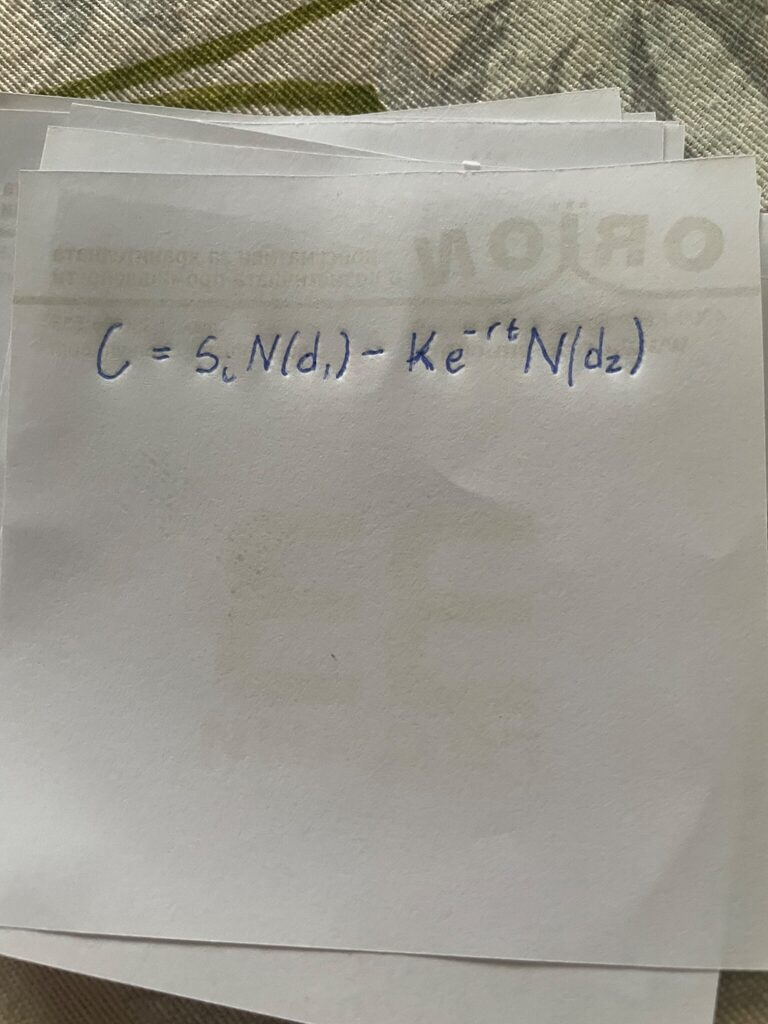
#> input picture tests/fixtures/equations/black-scholes-equation.jpeg, 768 x 1024 px
$ python -i augmentation.py   (imports and definitions only)
#> lines starting #> are read from the running program, lines starting #| are printed output that depends on the picture
#> further down, picture is the input picture: PIL image 768x1024 RGB; mean R, G, B 156.4, 153.4, 144.2
from __future__ import annotations

import random
from io import BytesIO

from PIL import Image, ImageDraw, ImageEnhance, ImageFilter, ImageOps


def _paper_background(size: tuple[int, int], rng: random.Random) -> Image.Image:
#> called with size = (843, 1094)
    base = tuple(rng.randint(220, 255) for _ in range(3))
    paper = Image.new("RGB", size, base)
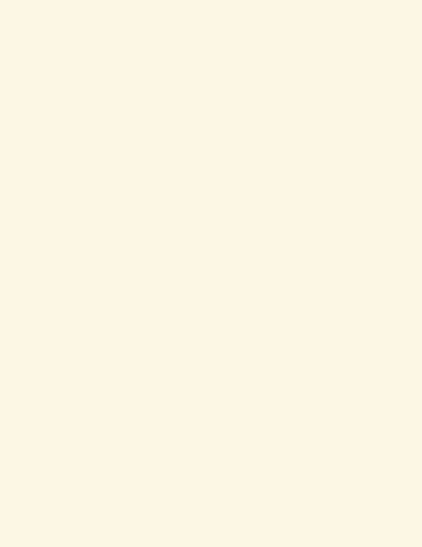
#> paper: PIL image 843x1094 RGB (shown at 1/2 size); mean R, G, B 252, 246, 228
    draw = ImageDraw.Draw(paper, "RGBA")
    if rng.random() < 0.45:
        spacing = rng.randint(24, 48)
        line_color = (80, 145, 205, rng.randint(25, 70))
        for y in range(rng.randint(5, spacing), size[1], spacing):
            draw.line((0, y, size[0], y), fill=line_color, width=rng.randint(1, 2))
    return paper


# [11 lines left out: function _lighting_gradient, not called in this run]


def phone_photo_augmentation(
    image: Image.Image, *, rng: random.Random | None = None
) -> Image.Image:
    """Approximate common phone-photo defects without changing equation content."""
    rng = rng or random.Random()
    source = ImageOps.grayscale(image)
    if rng.random() < 0.35:
        source = ImageEnhance.Contrast(source).enhance(rng.uniform(0.35, 0.75))
    horizontal_margin, vertical_margin = rng.randint(24, 140), rng.randint(24, 110)
    background = _paper_background(
        (source.width + horizontal_margin, source.height + vertical_margin), rng
    )
    ink_mask = ImageOps.invert(source)
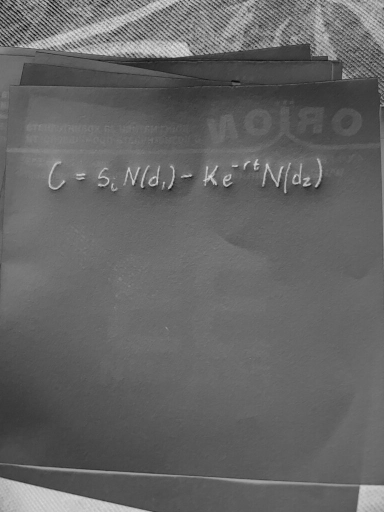
#> ink_mask: PIL image 768x1024 L (shown at 1/2 size); min 2, max 234, mean 101.7
    ink_color = rng.choice(
        [(20, 20, 20), (55, 55, 55), (25, 55, 125), (30, 75, 120)]
    )
    ink_layer = Image.new("RGB", source.size, ink_color)
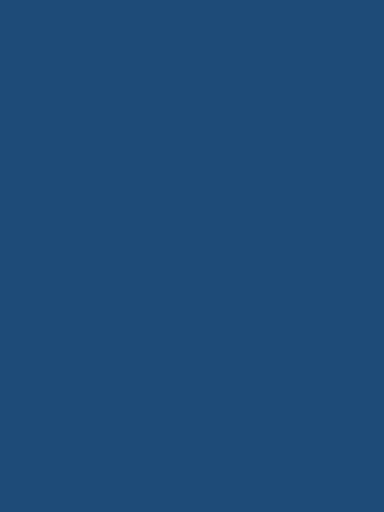
#> ink_layer: PIL image 768x1024 RGB (shown at 1/2 size); mean R, G, B 30, 75, 120
    x = rng.randint(8, background.width - source.width - 8)
    y = rng.randint(8, background.height - source.height - 8)
    background.paste(ink_layer, (x, y), ink_mask)
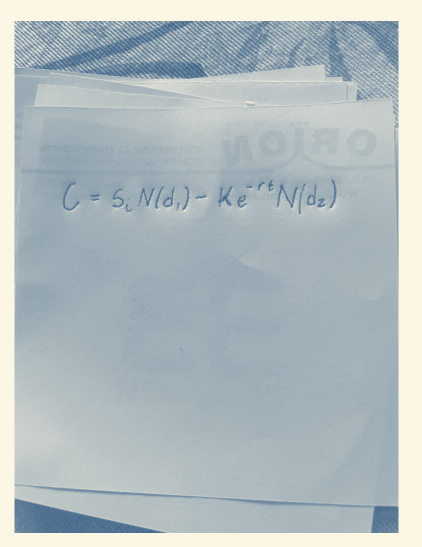
#> background: PIL image 843x1094 RGB (shown at 1/2 size); mean R, G, B 176.5, 187.9, 191.3
    image = background.rotate(
        rng.uniform(-5.0, 5.0),
        resample=Image.Resampling.BICUBIC,
        expand=True,
        fillcolor=tuple(rng.randint(220, 255) for _ in range(3)),
    )
    if rng.random() < 0.65:
        image = _lighting_gradient(image, rng)
    image = ImageEnhance.Brightness(image).enhance(rng.uniform(0.72, 1.15))
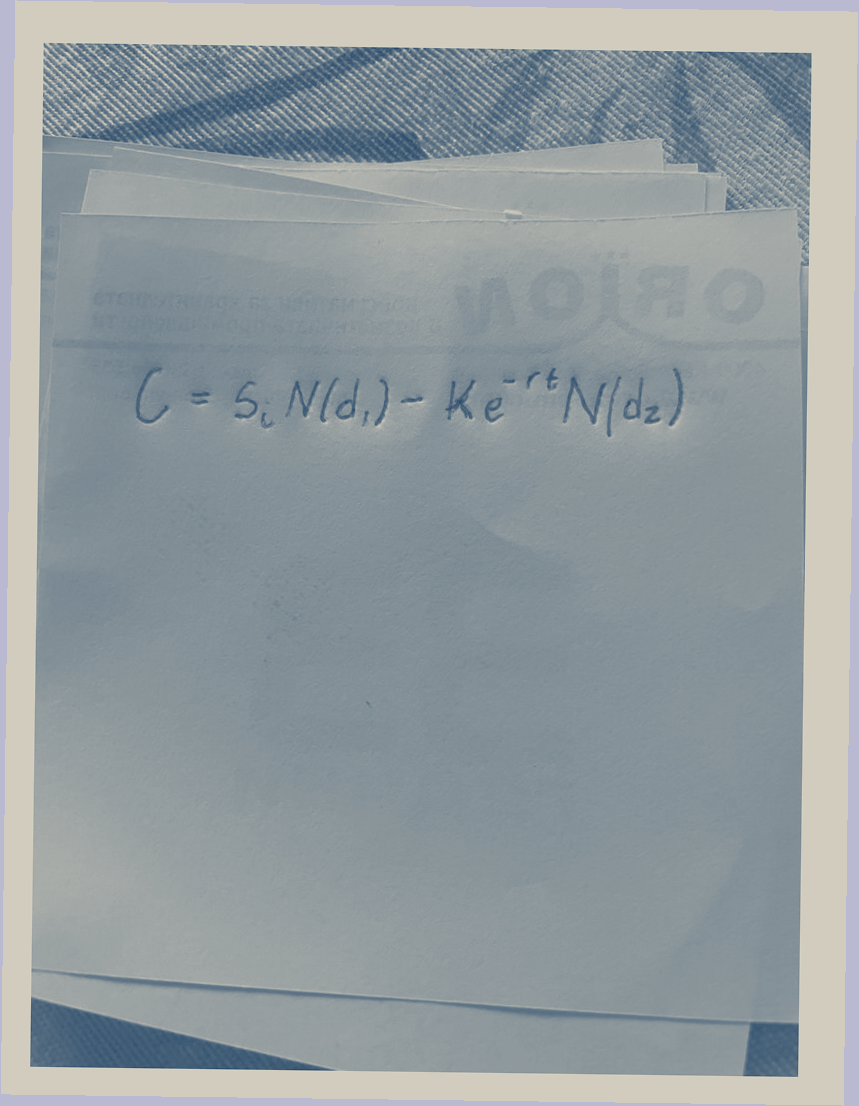
#> image: PIL image 859x1106 RGB; mean R, G, B 147.1, 156.3, 159.8
    image = ImageEnhance.Contrast(image).enhance(rng.uniform(0.60, 1.35))
    if rng.random() < 0.45:
        image = image.filter(ImageFilter.GaussianBlur(rng.uniform(0.15, 1.2)))
    if rng.random() < 0.35:
        width, height = image.size
        inset_x = rng.randint(0, max(1, width // 30))
        inset_y = rng.randint(0, max(1, height // 20))
        image = image.crop((inset_x, inset_y, width, height))
    if rng.random() < 0.45:
        buffer = BytesIO()
        image.save(buffer, "JPEG", quality=rng.randint(35, 88))
        buffer.seek(0)
        with Image.open(buffer) as compressed:
            image = compressed.convert("RGB")
    return image

>>> from PIL import Image
>>> picture = Image.open('../../tests/fixtures/equations/black-scholes-equation.jpeg')
>>> result = phone_photo_augmentation(picture)

$ run again, on tests/fixtures/equations/boltzmann-entropy.jpeg
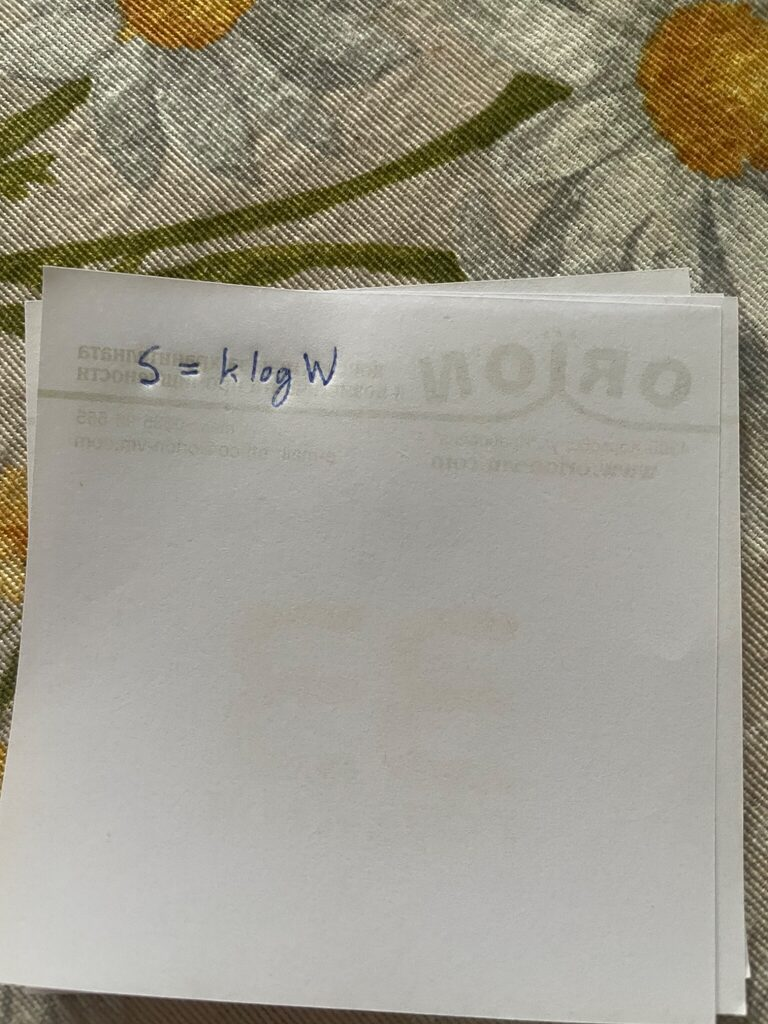
#> input picture tests/fixtures/equations/boltzmann-entropy.jpeg, 768 x 1024 px
#> picture is the input picture: PIL image 768x1024 RGB; mean R, G, B 157.6, 153.7, 140.3
#> in phone_photo_augmentation, `ink_mask = ImageOps.invert(source)`:
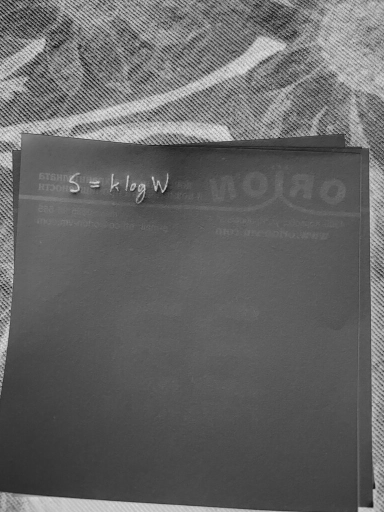
#> ink_mask: PIL image 768x1024 L (shown at 1/2 size); min 2, max 238, mean 101.6
#> ink_layer: PIL image 768x1024 RGB; every value is 20
#> in phone_photo_augmentation, `image = image.crop((inset_x, inset_y, width, height))`:
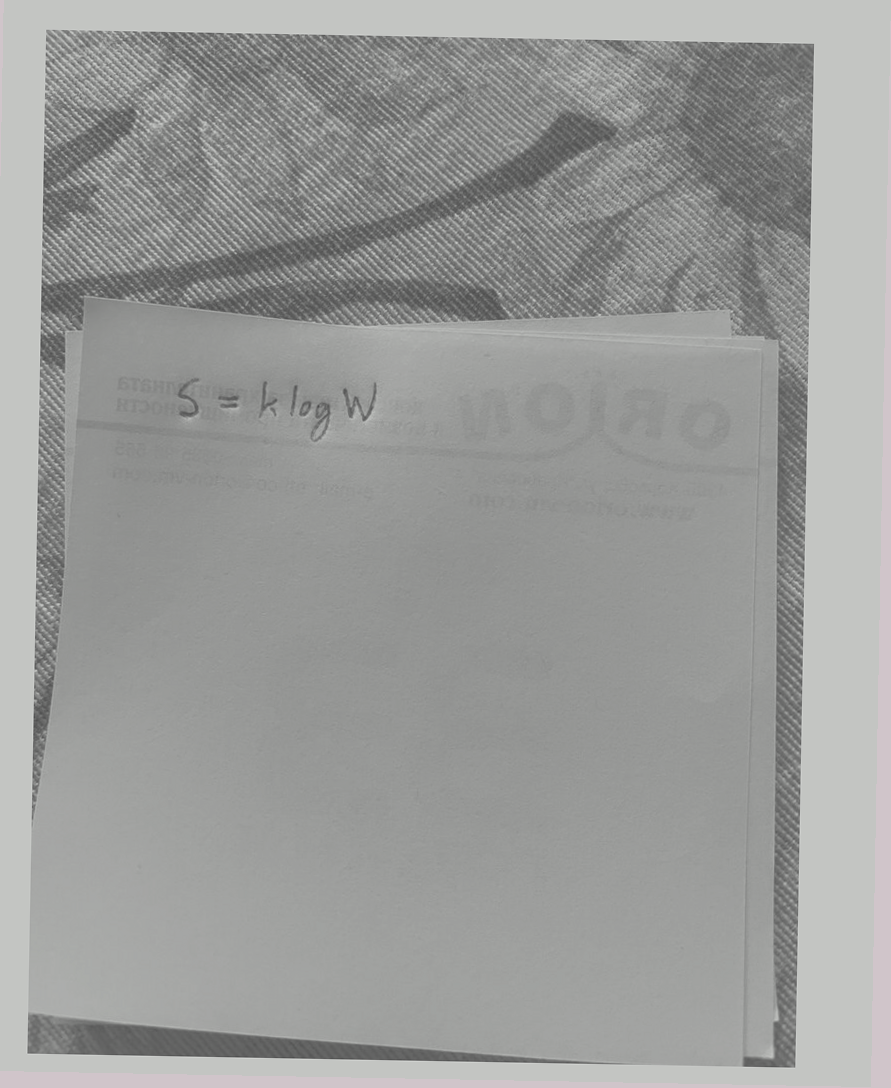
#> image: PIL image 891x1088 RGB; mean R, G, B 154.6, 155.6, 154

$ run again, on tests/fixtures/equations/einstein-field-equation.jpeg
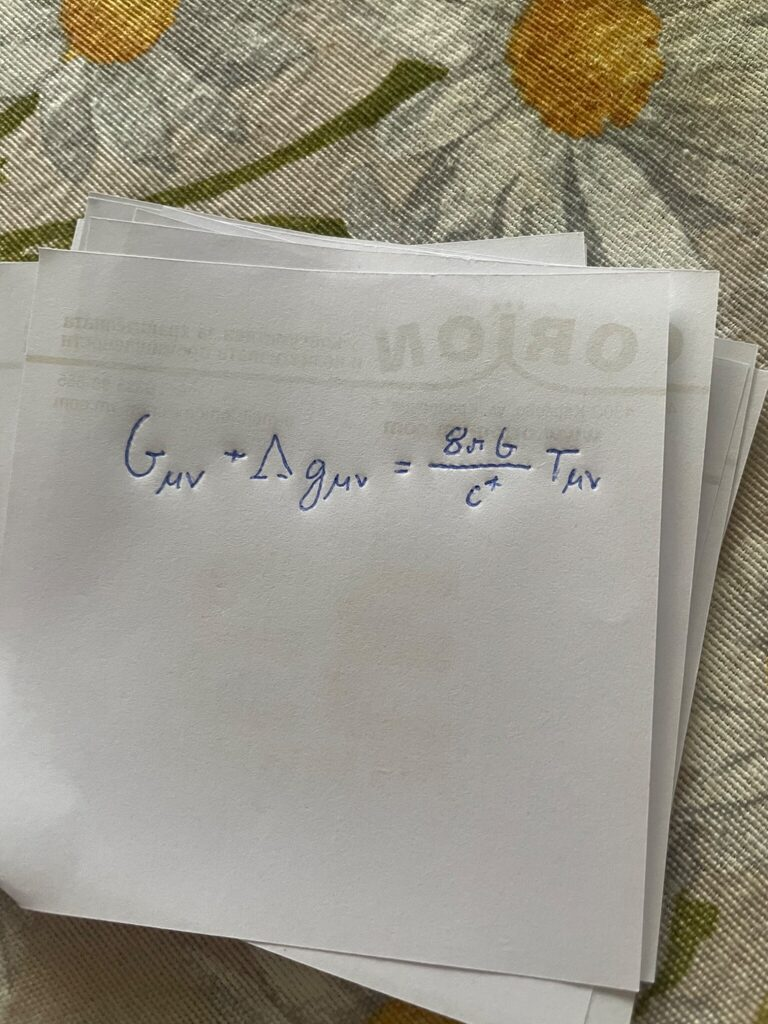
#> input picture tests/fixtures/equations/einstein-field-equation.jpeg, 768 x 1024 px
#> picture is the input picture: PIL image 768x1024 RGB; mean R, G, B 154.4, 150.4, 137.8
#> in phone_photo_augmentation, `background.paste(ink_layer, (x, y), ink_mask)`:
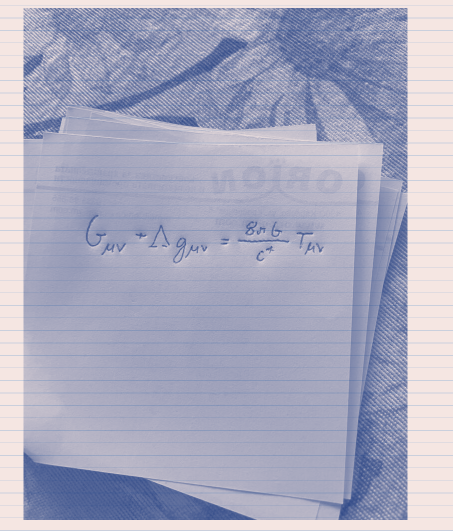
#> background: PIL image 905x1061 RGB (shown at 1/2 size); mean R, G, B 169.2, 170.2, 191.8
#> overlay: PIL image 915x1071 L; every value is 0
#> in phone_photo_augmentation, `image = ImageEnhance.Contrast(image).enhance(rng.uniform(0.60, 1.35))`:
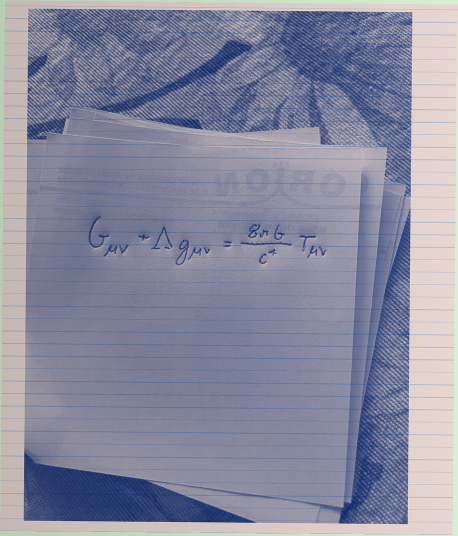
#> image: PIL image 915x1071 RGB (shown at 1/2 size); mean R, G, B 136.7, 138.2, 159.5
